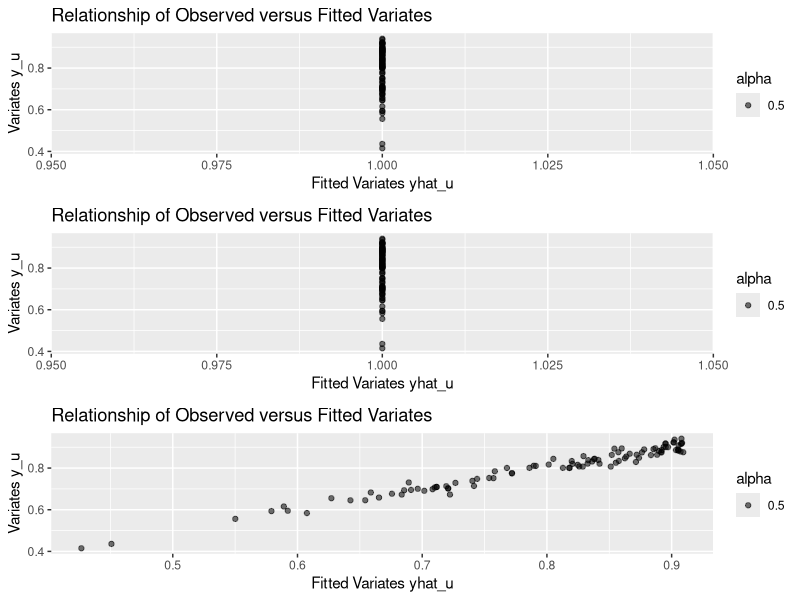

This chart was generated by the following R code:
## ---- chunk 1
knitr::opts_chunk$set(echo = TRUE)
## ---- chunk 2
data <- read.csv("Infectious.csv")
## ---- chunk 3
library(ggplot2)
library("gridExtra")

y <- data$Deceased.Prop
fitted.alphas <- c( 1.55e+36, -9.19e+35, 1.706)
fitted.betas <- c(6.44e+35, 4.11e+34, 0.191)

x <- data$Infected

yhat1 <- 1 - 1/(fitted.alphas[1] + fitted.betas[1] * x)
yhat2 <- 1 - 1/(fitted.alphas[2] + fitted.betas[2] * x)
yhat3 <- 1 - 1/(fitted.alphas[3] + fitted.betas[3] * x)

# Scatterplot
g1 <- ggplot(data) + 
  geom_point(
    aes(x = yhat1, 
        y = y,
        alpha = 0.5)
  ) +
  labs(
       y="Variates y_u", 
       x="Fitted Variates yhat_u", 
       title="Relationship of Observed versus Fitted Variates", 
)
g2 <- ggplot(data) + 
   geom_point(
    aes(x = yhat2, 
        y = y,
        alpha = 0.5)
  ) +
  labs(
       y="Variates y_u", 
       x="Fitted Variates yhat_u", 
       title="Relationship of Observed versus Fitted Variates", 
)
g3 <- ggplot(data) +
  geom_point(
    aes(x = yhat3, 
        y = y,
        alpha = 0.5)
  ) +
  labs(
       y="Variates y_u", 
       x="Fitted Variates yhat_u", 
       title="Relationship of Observed versus Fitted Variates", 
)

grid.arrange(g1, g2, g3, nrow = 3)
